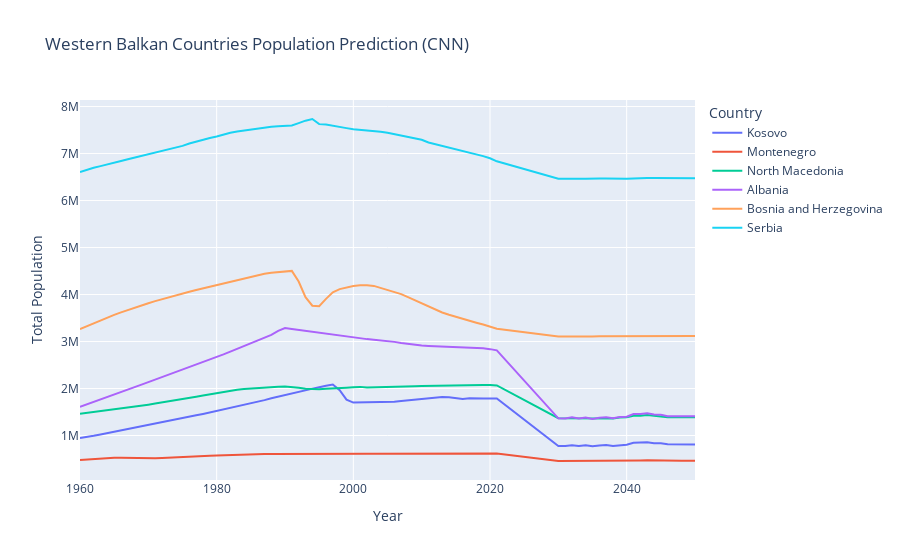

This figure's notebook cell:
### Code cell
# Plot results
fig = px.line(all_predictions_df, x='Year', y='Total Population', color='Country', title='Western Balkan Countries Population Prediction (CNN)')
fig.show()
